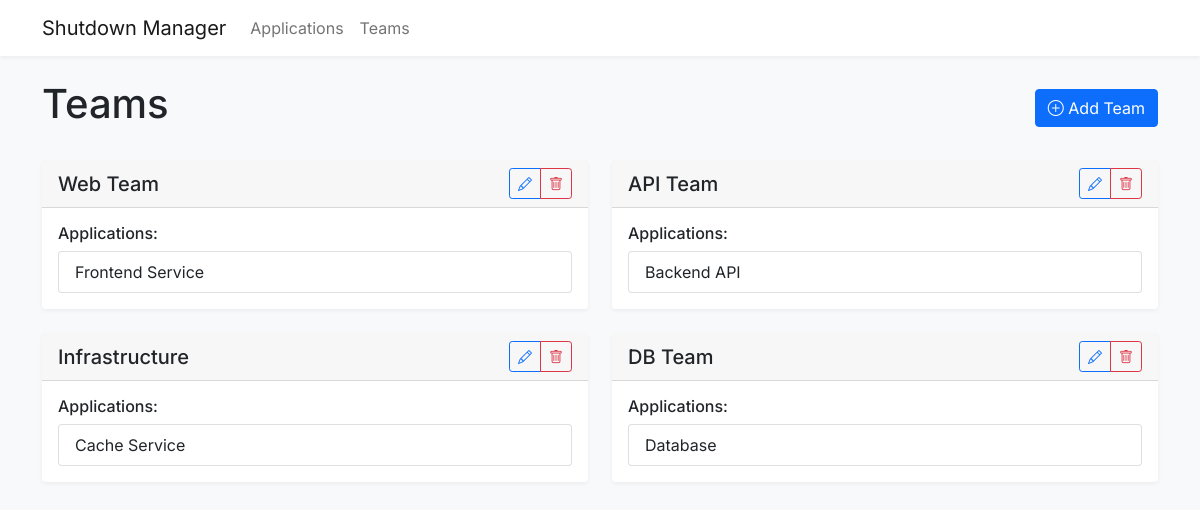
The page /teams on the database its author committed.
### app/models.py (models this page shows)
class Team(db.Model):
    id = db.Column(db.Integer, primary_key=True)
    name = db.Column(db.String(100), unique=True, nullable=False)
    applications = db.relationship('Application', backref='team', lazy=True)

class Application(db.Model):
    id = db.Column(db.Integer, primary_key=True)
    name = db.Column(db.String(100), nullable=False)
    team_id = db.Column(db.Integer, db.ForeignKey('team.id'), nullable=False)
    shutdown_order = db.Column(db.Integer, default=100)
    _dependencies = db.Column('dependencies', db.Text, default='')
    instances = db.relationship('ApplicationInstance', backref='application', lazy=True, cascade='all, delete-orphan')
    @property
    def dependencies(self):
        return self._dependencies.split(';') if self._dependencies else []
    @dependencies.setter
    def dependencies(self, value):
        if isinstance(value, list):
            self._dependencies = ';'.join(value)
        else:
            self._dependencies = value

### app/routes.py (the view)
@main.route('/teams')
def teams():
    teams = Team.query.all()
    return render_template('teams.html', teams=teams)

### app/templates/teams.html (shortened to what this page needs)
{% extends "base.html" %}
{% block content %}
<div class="row">
    <div class="col-12">
        <div class="d-flex justify-content-between align-items-center mb-4">
            <h1>Teams</h1>
            <button class="btn btn-primary" data-bs-toggle="modal" data-bs-target="#addTeamModal">
                <i class="bi bi-plus-circle"></i> Add Team
            </button>
        </div>
        <div class="row">
            {% for team in teams %}
            <div class="col-md-6 mb-4">
                <div class="card">
                    <div class="card-header d-flex justify-content-between align-items-center">
                        <h5 class="card-title mb-0">{{ team.name }}</h5>
                        <div class="btn-group">
                            <button class="btn btn-sm btn-outline-primary" onclick="editTeam({{ team.id }}, '{{ team.name }}')">
                                <i class="bi bi-pencil"></i>
                            </button>
                            <button class="btn btn-sm btn-outline-danger" onclick="confirmDeleteTeam({{ team.id }}, '{{ team.name }}')">
                                <i class="bi bi-trash"></i>
                            </button>
                        </div>
                    </div>
                    <div class="card-body">
                        <h6>Applications:</h6>
                        <ul class="list-group">
                            {% for app in team.applications %}
                            <li class="list-group-item">{{ app.name }}</li>
                            {% endfor %}
                        </ul>
                    </div>
                </div>
            </div>
            {% endfor %}
        </div>
    </div>
</div>
{% endblock %}

### app/templates/base.html (style rules this page uses)
body { font-family: 'Inter', sans-serif; background-color: #f8f9fa; }
.card { border: none; box-shadow: 0 2px 4px rgba(0,0,0,.05); }
.btn-group > .btn { padding: .25rem .5rem; }

### rows shown on the page
Team: name "Web Team"
Application: name "Frontend Service"
Team: name "API Team"
Application: name "Backend API"
Team: name "Infrastructure"
Application: name "Cache Service"
Team: name "DB Team"
Application: name "Database"
